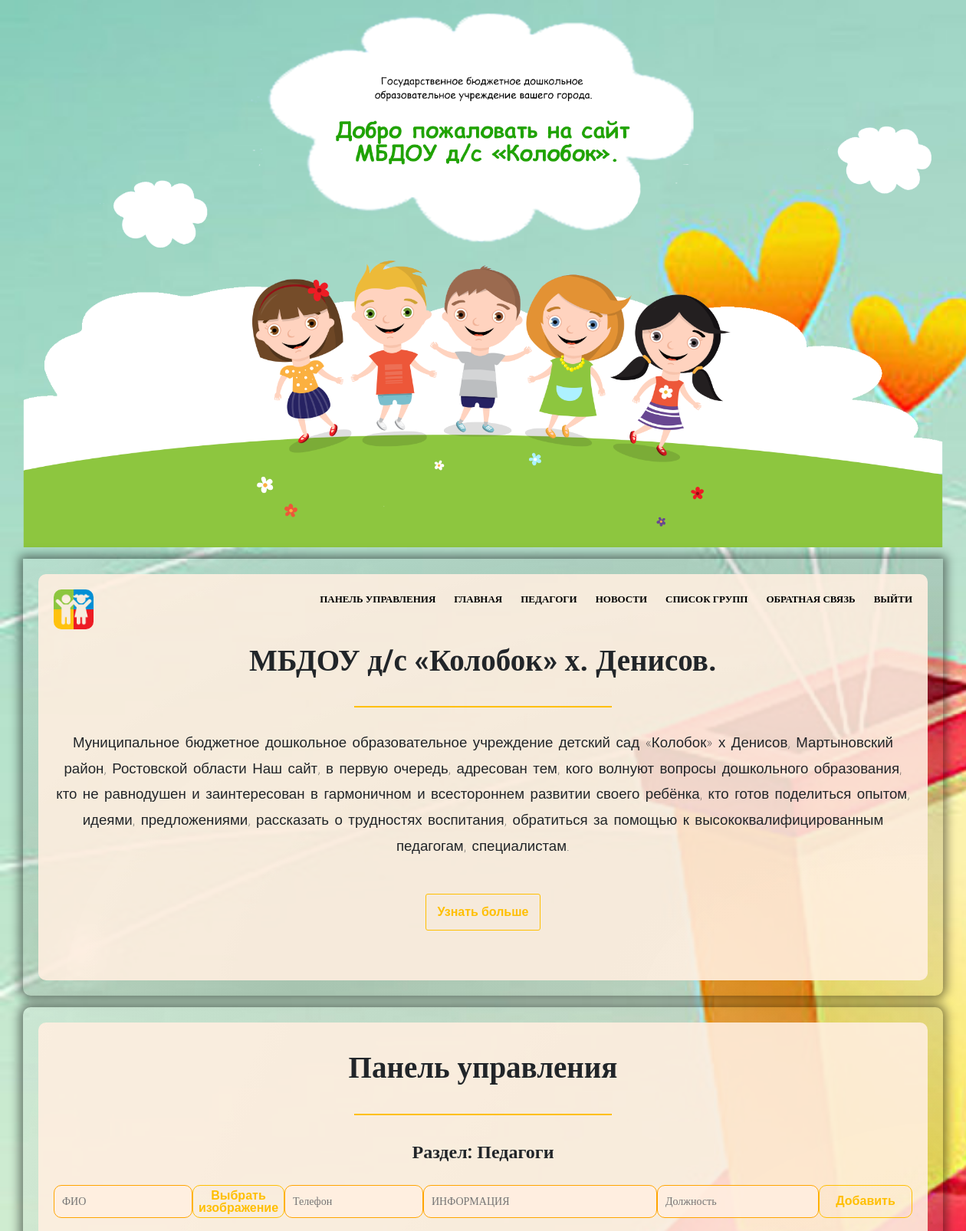
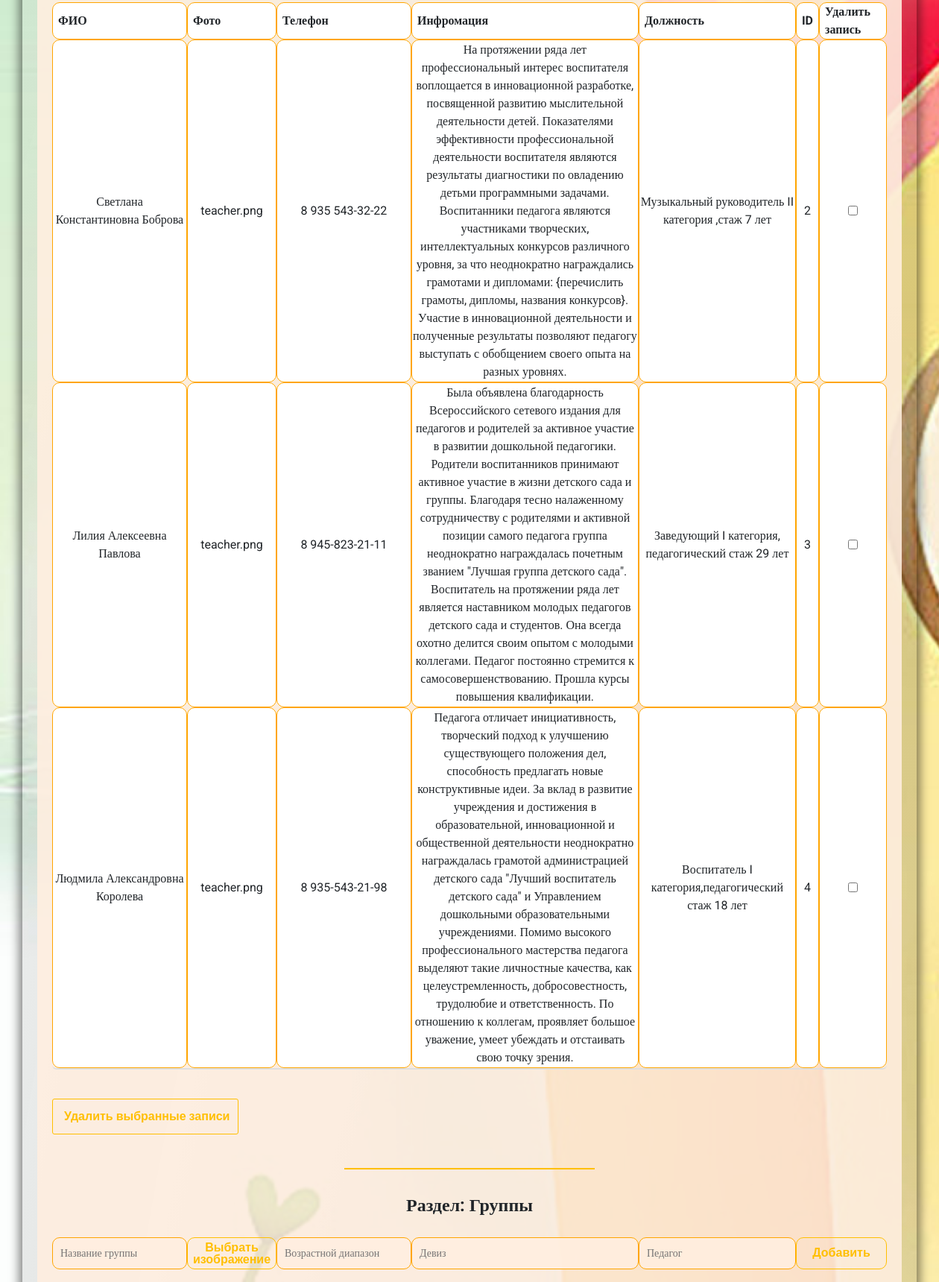
/admin-panel.php (signed in, upper part), run on the app's committed database (2 pictures, top to bottom).
### tables this page shows
CREATE TABLE `teachers` (
  `name` varchar(50) NOT NULL COMMENT 'ФИО',
  `image` varchar(500) NOT NULL DEFAULT 'person.jpg' COMMENT 'Аватар',
  `number` varchar(15) NOT NULL COMMENT 'Телефонный номер',
  `description` varchar(1000) NOT NULL COMMENT 'Информация о сотруднике',
  `position` varchar(50) NOT NULL COMMENT 'Должность',
  `id` int(11) NOT NULL COMMENT 'Порядковый номер'
);

### requests/display-teachers-table.php (the view, shortened to what this page needs)
<?php
include('config/config.php');
try {
    $db = new PDO("mysql:host=$db_server;dbname=$db_name", $db_user, $db_password,array(PDO::MYSQL_ATTR_INIT_COMMAND=>"SET NAMES utf8"));
    $db->setAttribute(PDO::ATTR_ERRMODE, PDO::ERRMODE_EXCEPTION);
    $sql = "SELECT name, image, number, description, position, id FROM teachers LIMIT 15";
    $statement = $db->prepare($sql);
    $statement->execute();
    $result_array = $statement->fetchAll();
    echo "<form action='requests/delete_teachers.php' method='POST'><table>";
    echo "<tr><th class='column-1'>ФИО</th><th class='column-2'>Фото</th><th class='column-3'>Телефон</th><th class='column-4'>Инфромация</th><th class='column-5'>Должность</th><th class='column-6'>ID</th><th class='column-7'>Удалить запись</th></tr>";
    foreach ($result_array as $result_row) {
        echo "<tr>";
        echo "<td>" . $result_row["name"] . "</td>";
        echo "<td>" . $result_row["image"] . "</td>";
        echo "<td>" . $result_row["number"] . "</td>";
		echo "<td>" . $result_row["description"] . "</td>";
		echo "<td>" . $result_row["position"] . "</td>";
        echo "<td>" . $result_row["id"] . "</td>";
        echo "<td><input class='checkbox' type='checkbox' name='delete_row[]' value='" . $result_row["id"] . "'></td>";
        echo "</tr>";
    }
	?>
       </table>
          <br>
            <input class="btn add-table" type='submit' value='Удалить выбранные записи'>
     </form>
	 <?php
}
catch(PDOException $e) {
    echo "Ошибка при удалении записи в базе данных: " . $e->getMessage();
}
?>

### css/style.css (style rules this page uses)
* { font-family: Roboto; box-sizing:border-box; margin:0; }
body { margin:0px; }
.btn { padding: 15px; font-size: 16px; line-height: 1em; display: inline-block; vertical-align: middle; cursor: pointer; font-weight: 700; color: #ffbf00; border-radius: 3px; font-family: Roboto,sans-serif; background-color: rgba(0,0,0,0); border: 1px solid #ffbf00; }
form input,textarea { display: block; font-family: Roboto; font-size: 14px; background: rgba(255, 239, 224, 0.89); border: 1px solid orange; border-radius: 10px; padding: 10px; margin: 15px 0px; max-width: 19%; width: -webkit-fill-available; width: -moz-available; resize: none; }
.add-table { max-width: 250px; }
table { width: 100%; text-align: center; border-bottom: 2px solid #dfdfdf; border-radius: 6px; border-collapse: separate; border-spacing: 0px; }
table tr td { border-radius: 10px; border: 1px solid orange; }
table tbody tr { background: #ffffff; }
table tbody th { padding: 0px 7px; text-align: left; border: 1px solid orange; border-radius: 10px; }
.column-1 { width: 181px !important; }
.column-2 { width: 120px !important; }
.column-3 { width: 181px !important; }
.column-4 { width: 305px !important; }
.column-5 { width: 211px !important; }
.column-6 { width: 31px !important; }
.column-7 { width: 91px !important; }
.checkbox { margin: auto; }

### data on the page
teachers: name "Светлана Константиновна Боброва", image "teacher.png", number "8 935 543-32-22", description "На протяжении ряда лет профессиональный интерес воспитателя воплощается в инновационной разработке, посвященной развитию мыслительной деятельности детей. Показателями эффективности профессиональной деятельности воспитателя являются результаты диагностики по овладению детьми программными задачами. Воспитанники педагога являются участниками творческих, интеллектуальных конкурсов различного уровня, за что неоднократно награждались грамотами и дипломами: {перечислить грамоты, дипломы, названия конкурсов}. Участие в инновационной деятельности и полученные результаты позволяют педагогу выступать с обобщением своего опыта на разных уровнях.", position "Музыкальный руководитель II категория ,стаж 7 лет", id "2"
teachers: name "Лилия Алексеевна Павлова", image "teacher.png", number "8 945-823-21-11", description "Была объявлена благодарность Всероссийского сетевого издания для педагогов и родителей за активное участие в развитии дошкольной педагогики. Родители воспитанников принимают активное участие в жизни детского сада и группы. Благодаря тесно налаженному сотрудничеству с родителями и активной позиции самого педагога группа неоднократно награждалась почетным званием \"Лучшая группа детского сада\". Воспитатель на протяжении ряда лет является наставником молодых педагогов детского сада и студентов. Она всегда охотно делится своим опытом с молодыми коллегами. Педагог постоянно стремится к самосовершенствованию. Прошла курсы повышения квалификации.", position "Заведующий I категория, педагогический стаж 29 лет", id "3"
teachers: name "Людмила Александровна Королева", image "teacher.png", number "8 935-543-21-98", description "Педагога отличает инициативность, творческий подход к улучшению существующего положения дел, способность предлагать новые конструктивные идеи. За вклад в развитие учреждения и достижения в образовательной, инновационной и общественной деятельности неоднократно награждалась грамотой администрацией детского сада \"Лучший воспитатель детского сада\" и Управлением дошкольными образовательными учреждениями. Помимо высокого профессионального мастерства педагога выделяют такие личностные качества, как целеустремленность, добросовестность, трудолюбие и ответственность. По отношению к коллегам, проявляет большое уважение, умеет убеждать и отстаивать свою точку зрения.", position "Воспитатель I категория,педагогический стаж 18 лет", id "4"
